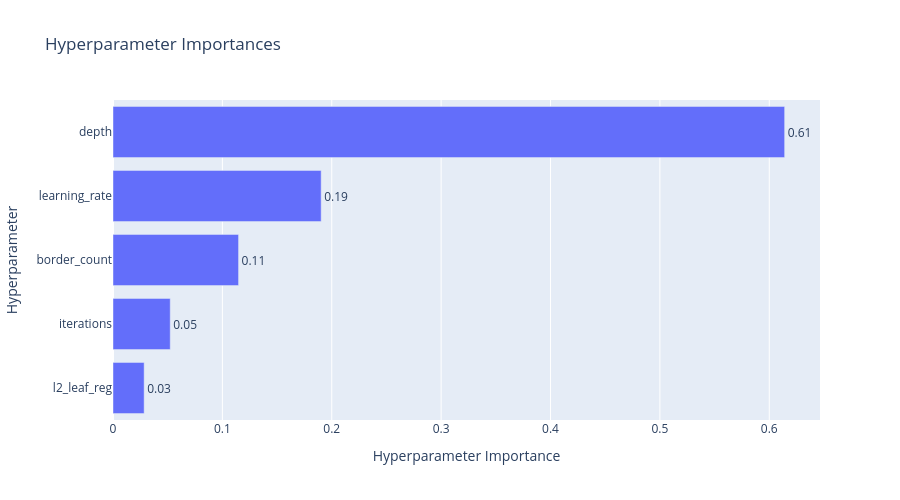

Notebook code for this chart:
### Code cell
# Visualize parameter importances
fig = plot_param_importances(study)
fig.update_layout(title="Hyperparameter Importances", width=900, height=500)
fig.show()

### Figure 1 — Plotly figure (JSON) as saved in the notebook; plotly's stock layout.template omitted (floating-point values rounded to 4 significant figures)
{"data": [{"cliponaxis": false, "hovertemplate": ["l2_leaf_reg (FloatDistribution): 0.028481428228889494<extra></extra>", "iterations (IntDistribution): 0.05232882702456787<extra></extra>", "border_count (IntDistribution): 0.11479976751844574<extra></extra>", "learning_rate (FloatDistribution): 0.1903249788751525<extra></extra>", "depth (IntDistribution): 0.6140649983529444<extra></extra>"], "name": "Objective Value", "orientation": "h", "text": ["0.03", "0.05", "0.11", "0.19", "0.61"], "textposition": "outside", "type": "bar", "x": [0.02848, 0.05233, 0.1148, 0.1903, 0.6141], "y": ["l2_leaf_reg", "iterations", "border_count", "learning_rate", "depth"]}], "layout": {"height": 500, "title": {"text": "Hyperparameter Importances"}, "width": 900, "xaxis": {"title": {"text": "Hyperparameter Importance"}}, "yaxis": {"title": {"text": "Hyperparameter"}}}}
